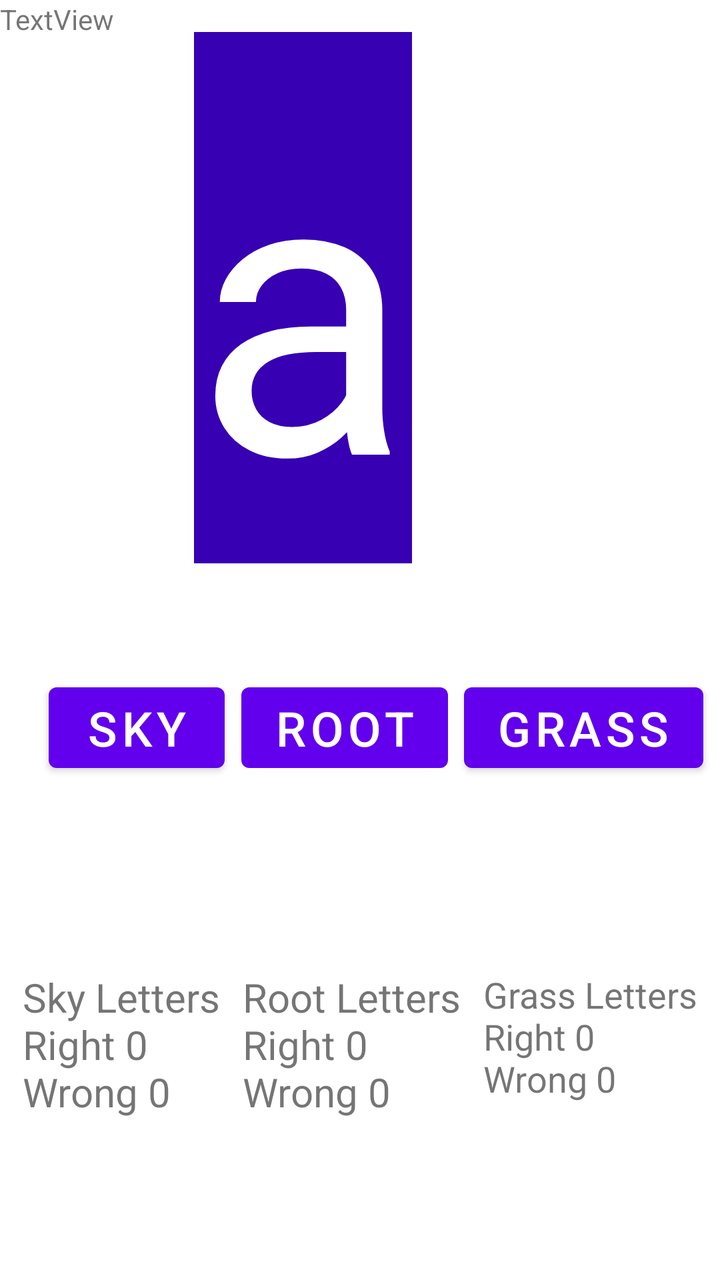
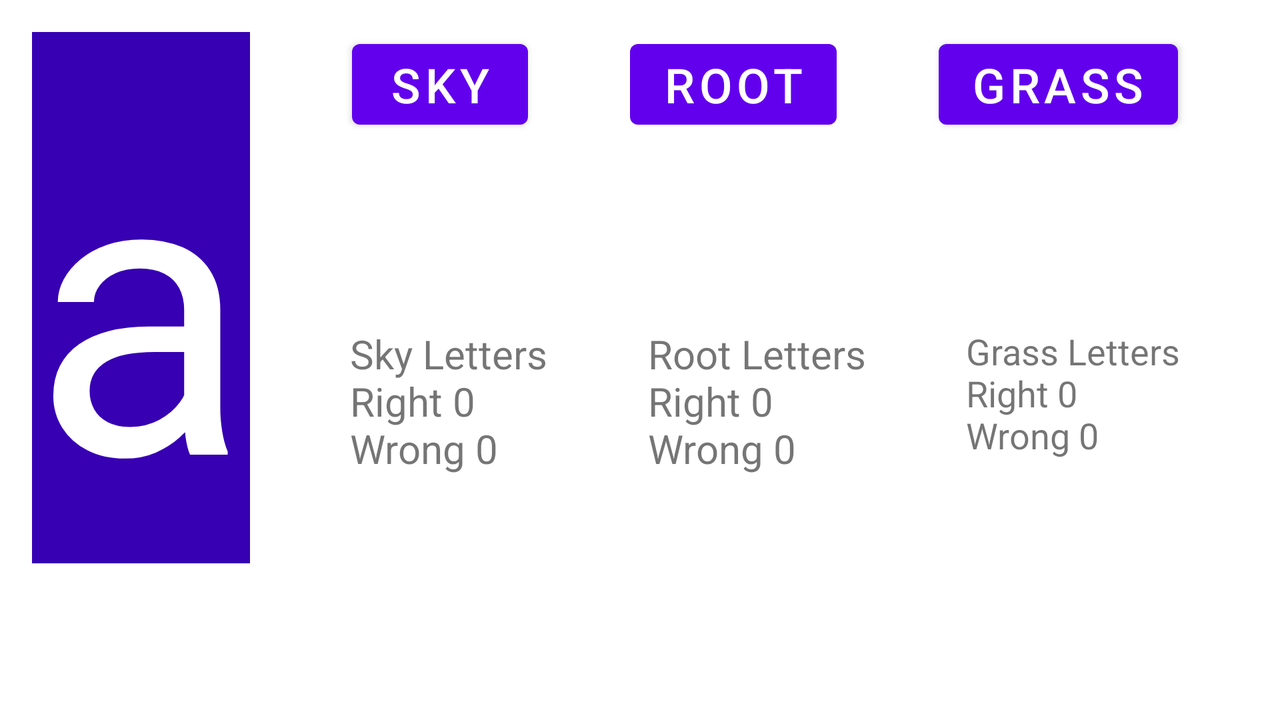

Two renders of one Android screen. The first uses the default layout on a phone; the second uses the alternative layout the repository ships for a different screen configuration, on a matching device. The two XML files are below.
<!-- AndroidManifest.xml: application theme Theme.20221031 -->
<!-- res/layout/activity_skyrootbase.xml -->
<?xml version="1.0" encoding="utf-8"?>
<androidx.constraintlayout.widget.ConstraintLayout xmlns:android="http://schemas.android.com/apk/res/android"
    xmlns:app="http://schemas.android.com/apk/res-auto"
    xmlns:tools="http://schemas.android.com/tools"
    android:layout_width="match_parent"
    android:layout_height="match_parent"
    tools:context=".skyrootbase">

    <TextView
        android:id="@+id/textViewSkyRoot"
        android:layout_width="wrap_content"
        android:layout_height="wrap_content"
        android:layout_marginStart="16dp"
        android:layout_marginTop="16dp"
        android:layout_marginEnd="16dp"
        android:background="@color/purple_700"
        android:text="a"
        android:textColor="@color/white"
        android:textSize="200sp"
        app:layout_constraintEnd_toEndOf="parent"
        app:layout_constraintHorizontal_bias="0.37"
        app:layout_constraintStart_toStartOf="parent"
        app:layout_constraintTop_toTopOf="parent" />

    <Button
        android:id="@+id/btnSky"
        android:layout_width="wrap_content"
        android:layout_height="wrap_content"
        android:layout_marginStart="16dp"
        android:layout_marginTop="56dp"
        android:text="Sky"
        android:textSize="24sp"
        app:layout_constraintEnd_toStartOf="@+id/btnRoot"
        app:layout_constraintHorizontal_bias="0.48"
        app:layout_constraintStart_toStartOf="parent"
        app:layout_constraintTop_toBottomOf="@+id/textViewSkyRoot" />

    <Button
        android:id="@+id/btnRoot"
        android:layout_width="wrap_content"
        android:layout_height="wrap_content"
        android:text="Root"
        android:textSize="24sp"
        app:layout_constraintEnd_toStartOf="@+id/btnGrass"
        app:layout_constraintHorizontal_bias="0.5"
        app:layout_constraintStart_toEndOf="@+id/btnSky"
        app:layout_constraintTop_toTopOf="@+id/btnSky" />

    <Button
        android:id="@+id/btnGrass"
        android:layout_width="wrap_content"
        android:layout_height="wrap_content"
        android:text="Grass"
        android:textSize="24sp"
        app:layout_constraintEnd_toEndOf="parent"
        app:layout_constraintHorizontal_bias="0.5"
        app:layout_constraintStart_toEndOf="@+id/btnRoot"
        app:layout_constraintTop_toTopOf="@+id/btnRoot" />

    <TextView
        android:id="@+id/textViewSkyResult"
        android:layout_width="wrap_content"
        android:layout_height="wrap_content"
        android:layout_marginStart="16dp"
        android:layout_marginTop="20dp"
        android:layout_marginEnd="16dp"
        android:textSize="32sp"
        app:layout_constraintEnd_toEndOf="parent"
        app:layout_constraintStart_toStartOf="parent"
        app:layout_constraintTop_toBottomOf="@+id/btnRoot" />

    <TextView
        android:id="@+id/textViewResultSky"
        android:layout_width="wrap_content"
        android:layout_height="wrap_content"
        android:layout_marginTop="32dp"
        android:text="Sky Letters\nRight 0\nWrong 0"
        android:textSize="20sp"
        app:layout_constraintEnd_toStartOf="@+id/textViewResultRoot"
        app:layout_constraintHorizontal_bias="0.46"
        app:layout_constraintStart_toStartOf="parent"
        app:layout_constraintTop_toBottomOf="@+id/textViewSkyResult" />

    <TextView
        android:id="@+id/textViewResultRoot"
        android:layout_width="wrap_content"
        android:layout_height="wrap_content"
        android:layout_marginTop="32dp"
        android:text="Root Letters\nRight 0\nWrong 0"
        android:textSize="20sp"
        app:layout_constraintEnd_toStartOf="@+id/textViewResultGrass"
        app:layout_constraintHorizontal_bias="0.5"
        app:layout_constraintStart_toEndOf="@+id/textViewResultSky"
        app:layout_constraintTop_toBottomOf="@+id/textViewSkyResult" />

    <TextView
        android:id="@+id/textViewResultGrass"
        android:layout_width="wrap_content"
        android:layout_height="wrap_content"
        android:layout_marginTop="32dp"
        android:text="Grass Letters\nRight 0\nWrong 0"
        android:textSize="18sp"
        app:layout_constraintEnd_toEndOf="parent"
        app:layout_constraintHorizontal_bias="0.5"
        app:layout_constraintStart_toEndOf="@+id/textViewResultRoot"
        app:layout_constraintTop_toBottomOf="@+id/textViewSkyResult" />

    <androidx.constraintlayout.widget.Guideline
        android:id="@+id/guideline2"
        android:layout_width="wrap_content"
        android:layout_height="wrap_content"
        android:orientation="vertical"
        app:layout_constraintGuide_begin="20dp" />

    <TextView
        android:id="@+id/textView3"
        android:layout_width="wrap_content"
        android:layout_height="wrap_content"
        android:text="TextView"
        tools:layout_editor_absoluteX="42dp"
        tools:layout_editor_absoluteY="106dp" />

</androidx.constraintlayout.widget.ConstraintLayout>
<!-- resources referenced by this layout -->
<resources>
  <color name="purple_700">#FF3700B3</color>
  <color name="white">#FFFFFFFF</color>
  <style name="Theme.20221031" parent="Theme.MaterialComponents.DayNight.DarkActionBar">
          
          <item name="colorPrimary">@color/purple_500</item>
          <item name="colorPrimaryVariant">@color/purple_700</item>
          <item name="colorOnPrimary">@color/white</item>
          
          <item name="colorSecondary">@color/teal_200</item>
          <item name="colorSecondaryVariant">@color/teal_700</item>
          <item name="colorOnSecondary">@color/black</item>
          
          <item name="android:statusBarColor" tools:targetApi="l">?attr/colorPrimaryVariant</item>
          
      </style>
  <color name="purple_500">#FF6200EE</color>
  <color name="teal_200">#FF03DAC5</color>
  <color name="teal_700">#FF018786</color>
  <color name="black">#FF000000</color>
</resources>
<!-- res/layout-land/activity_skyrootbase.xml (the repository's variant of the layout above) -->
<!-- drawn on the phone turned sideways -->
<?xml version="1.0" encoding="utf-8"?>
<androidx.constraintlayout.widget.ConstraintLayout xmlns:android="http://schemas.android.com/apk/res/android"
    xmlns:app="http://schemas.android.com/apk/res-auto"
    xmlns:tools="http://schemas.android.com/tools"
    android:layout_width="match_parent"
    android:layout_height="match_parent"
    tools:context=".skyrootbase">

    <TextView
        android:id="@+id/textViewSkyRoot"
        android:layout_width="wrap_content"
        android:layout_height="wrap_content"
        android:layout_marginStart="16dp"
        android:layout_marginTop="16dp"
        android:background="@color/purple_700"
        android:text="a"
        android:textColor="@color/white"
        android:textSize="200sp"
        app:layout_constraintStart_toStartOf="parent"
        app:layout_constraintTop_toTopOf="parent" />

    <Button
        android:id="@+id/btnSky"
        android:layout_width="wrap_content"
        android:layout_height="wrap_content"
        android:text="Sky"
        android:textSize="24sp"
        app:layout_constraintEnd_toStartOf="@+id/btnRoot"
        app:layout_constraintStart_toEndOf="@+id/textViewSkyRoot"
        app:layout_constraintTop_toTopOf="@+id/textViewSkyRoot" />

    <Button
        android:id="@+id/btnRoot"
        android:layout_width="wrap_content"
        android:layout_height="wrap_content"
        android:text="Root"
        android:textSize="24sp"
        app:layout_constraintEnd_toStartOf="@+id/btnGrass"
        app:layout_constraintHorizontal_bias="0.5"
        app:layout_constraintStart_toEndOf="@+id/btnSky"
        app:layout_constraintTop_toTopOf="@+id/btnSky" />

    <Button
        android:id="@+id/btnGrass"
        android:layout_width="wrap_content"
        android:layout_height="wrap_content"
        android:text="Grass"
        android:textSize="24sp"
        app:layout_constraintEnd_toEndOf="parent"
        app:layout_constraintHorizontal_bias="0.5"
        app:layout_constraintStart_toEndOf="@+id/btnRoot"
        app:layout_constraintTop_toTopOf="@+id/btnRoot" />

    <TextView
        android:id="@+id/textViewSkyResult"
        android:layout_width="wrap_content"
        android:layout_height="wrap_content"
        android:layout_marginStart="16dp"
        android:layout_marginTop="20dp"
        android:layout_marginEnd="16dp"
        android:textSize="32sp"
        app:layout_constraintEnd_toEndOf="parent"
        app:layout_constraintStart_toStartOf="parent"
        app:layout_constraintTop_toBottomOf="@+id/btnRoot" />

    <TextView
        android:id="@+id/textViewResultSky"
        android:layout_width="wrap_content"
        android:layout_height="wrap_content"
        android:layout_marginTop="32dp"
        android:text="Sky Letters\nRight 0\nWrong 0"
        android:textSize="20sp"
        app:layout_constraintEnd_toStartOf="@+id/textViewResultRoot"
        app:layout_constraintStart_toEndOf="@+id/textViewSkyRoot"
        app:layout_constraintTop_toBottomOf="@+id/textViewSkyResult" />

    <TextView
        android:id="@+id/textViewResultRoot"
        android:layout_width="wrap_content"
        android:layout_height="wrap_content"
        android:layout_marginTop="32dp"
        android:text="Root Letters\nRight 0\nWrong 0"
        android:textSize="20sp"
        app:layout_constraintEnd_toStartOf="@+id/textViewResultGrass"
        app:layout_constraintHorizontal_bias="0.5"
        app:layout_constraintStart_toEndOf="@+id/textViewResultSky"
        app:layout_constraintTop_toBottomOf="@+id/textViewSkyResult" />

    <TextView
        android:id="@+id/textViewResultGrass"
        android:layout_width="wrap_content"
        android:layout_height="wrap_content"
        android:layout_marginTop="32dp"
        android:text="Grass Letters\nRight 0\nWrong 0"
        android:textSize="18sp"
        app:layout_constraintEnd_toEndOf="parent"
        app:layout_constraintHorizontal_bias="0.5"
        app:layout_constraintStart_toEndOf="@+id/textViewResultRoot"
        app:layout_constraintTop_toBottomOf="@+id/textViewSkyResult" />

    <androidx.constraintlayout.widget.Guideline
        android:id="@+id/guideline2"
        android:layout_width="wrap_content"
        android:layout_height="wrap_content"
        android:orientation="vertical"
        app:layout_constraintGuide_begin="20dp" />

</androidx.constraintlayout.widget.ConstraintLayout>
